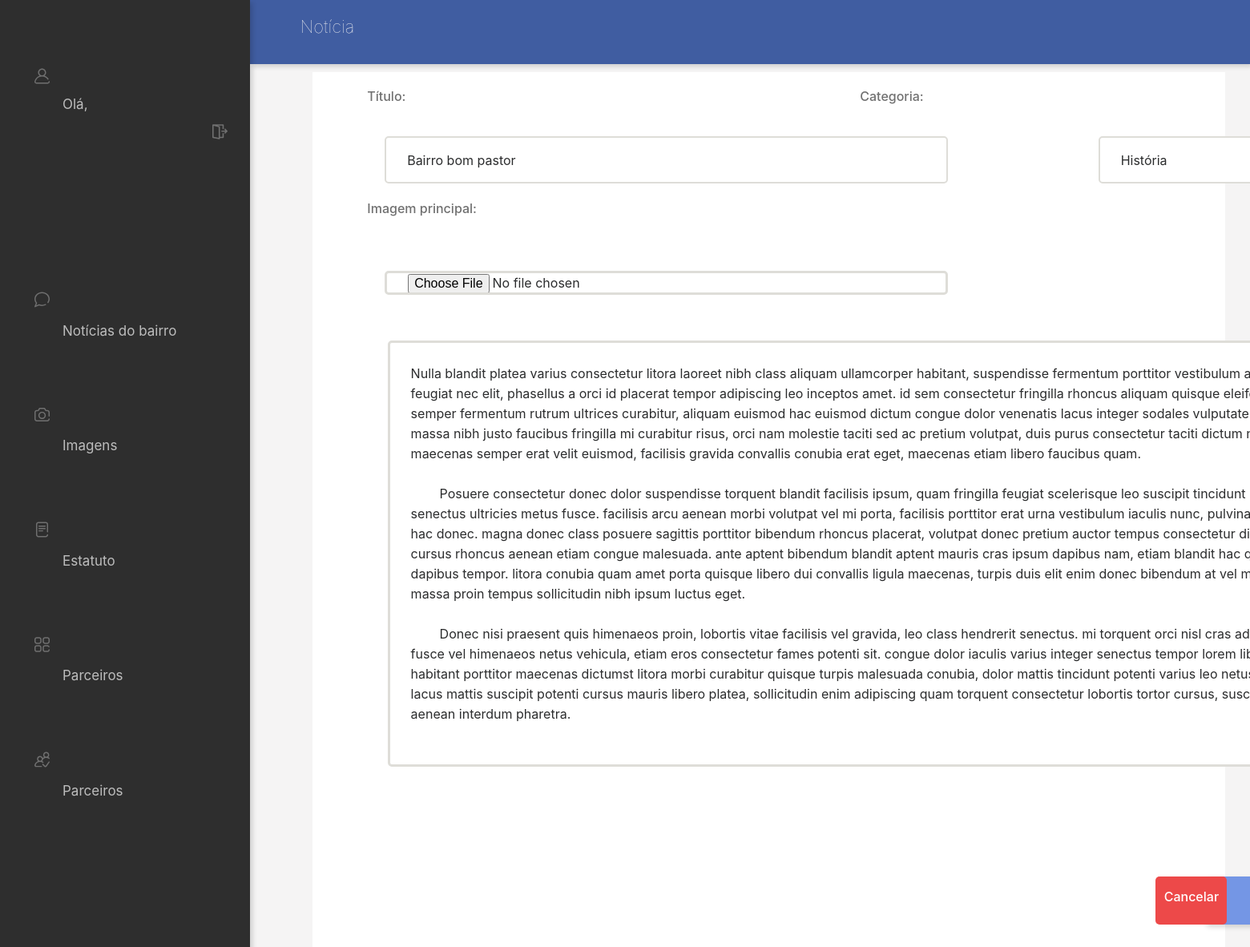
The page /Sistema/pags/post.php?id=13 on the database its author committed.
### tables this page shows
CREATE TABLE `noticias` (
  `id` int(4) NOT NULL,
  `id_admin` varchar(45) NOT NULL,
  `titulo` varchar(165) NOT NULL,
  `categoria` varchar(45) NOT NULL,
  `data` date NOT NULL,
  `imagem` varchar(122) NOT NULL,
  `noticia` mediumtext NOT NULL
);

### Sistema/pags/post.php (the view, shortened to what this page needs)
<?php
    include("../lib/conexao.php");
   if(isset($_GET['id'])){
       $id = mysqli_escape_string($conn, $_GET['id']);
       $sql = "SELECT * FROM noticias WHERE id = '$id'";
       $resultado = mysqli_query($conn, $sql);
       $dados = mysqli_fetch_array($resultado);
    }
?>
<html>
<head>
<link rel="stylesheet" type="text/css"  href="../Css/style.css" />
<link rel="stylesheet" href="https://use.fontawesome.com/releases/v5.2.0/css/all.css">
</head>
<body>
<div id="conteudo02">
<ul class="sec01">
<li>
<img src="../img/user.svg" class="icon01"><div class="texto03">
    <?php
    echo "Olá, ". $_SESSION['nome'];
    ?></div>
<a href="sair.php"><img src="../img/logout.svg" class="logout"></a>
</li>
<br>
<li>
<img src="../img/chat.svg" class="icon01"><a href="noticias.php" class="texto03"><p>Notícias do bairro</p></a>
</li>
<li>
<img src="../img/photograph.svg" class="icon01"><a href="gerenciar_imagens.php"class="texto03"><p>Imagens</p></a>
</li>
<li>
<img src="../img/file.svg" class="icon01"><a href="gerenciar_estatuto.php"class="texto03"><p>Estatuto</p></a>
</li>
<li>
<img src="../img/menu.svg" class="icon01"><a href="parceiros.php"class="texto03"><p>Parceiros</p></a>
</li>
<li>
<img src="../img/followers.svg" class="icon01"><a href="gerenciar_parceiros.php"class="texto03"><p>Parceiros</p></a>
</li>
</ul>
<div id="upbar">
<div class="title01">
    Notícia
</div>
</div>
<div id="sec02">
<form method="POST" enctype="multipart/form-data" action="../lib/alterar_post.php">
<table>
            <tr><div id="sec03"><p class="texto01">Título:</p></div>
            <td><input type="text" name="titulo" class="titulo01" value="<?php echo$dados['titulo']?>"></td>
            <div id="sec05"><p class="texto01">Categoria:</p></div>
            <td><input type="text" name="categoria" class="categoria02" value="<?php echo$dados['categoria']?>"></td>
        </tr>
                <tr><div id="sec04"><p class="texto01">Imagem principal:</p></div>
            <td><input type="file" name="imagem" class="imagem01" value="<?php echo$dados['imagem']?>"></td>
                </tr>
                <tr>
            <td><textarea name="noticia" class="noticia01" value="<?php echo$dados['noticia']?>" rows="20" cols="120" maxlength="10000" class="textarea02"><?php echo$dados['noticia']?></textarea></td>
                </tr>
                <tr>
        <td><input type="hidden" name='id' value=<?php echo $dados['id']; ?>>
            <input type="submit" class="button01" name="alterar" value="Salvar mudança" action="../lib/alterar_post.php"></td>
        <td><a href="../pags/noticias.php"><div class="button07">Cancelar</div></a>
</td>
</tr>
</table>
</form>
</div>
</body>
</html>

### rows shown on the page
noticias: titulo "Bairro bom pastor", categoria "História", noticia "Nulla blandit platea varius consectetur litora laoreet nibh class aliquam ullamcorper habitant, suspendisse fermentum porttitor vestibulum auctor ac vulputate nostra feugiat nec elit, phasellus a orci id placerat tempor adipiscing leo inceptos amet. id sem consectetur fringilla rhoncus aliquam quisque eleifend arcu interdum velit semper fermentum rutrum ultrices curabitur, aliquam euismod hac euismod dictum congue dolor venenatis lacus integer sodales vulputate nisi feugiat. habitant massa nibh justo faucibus fringilla mi curabitur risus, orci nam molestie taciti sed ac pretium volutpat, duis purus consectetur taciti dictum nulla auctor. duis eu maecenas semper erat velit euismod, facilisis…"
